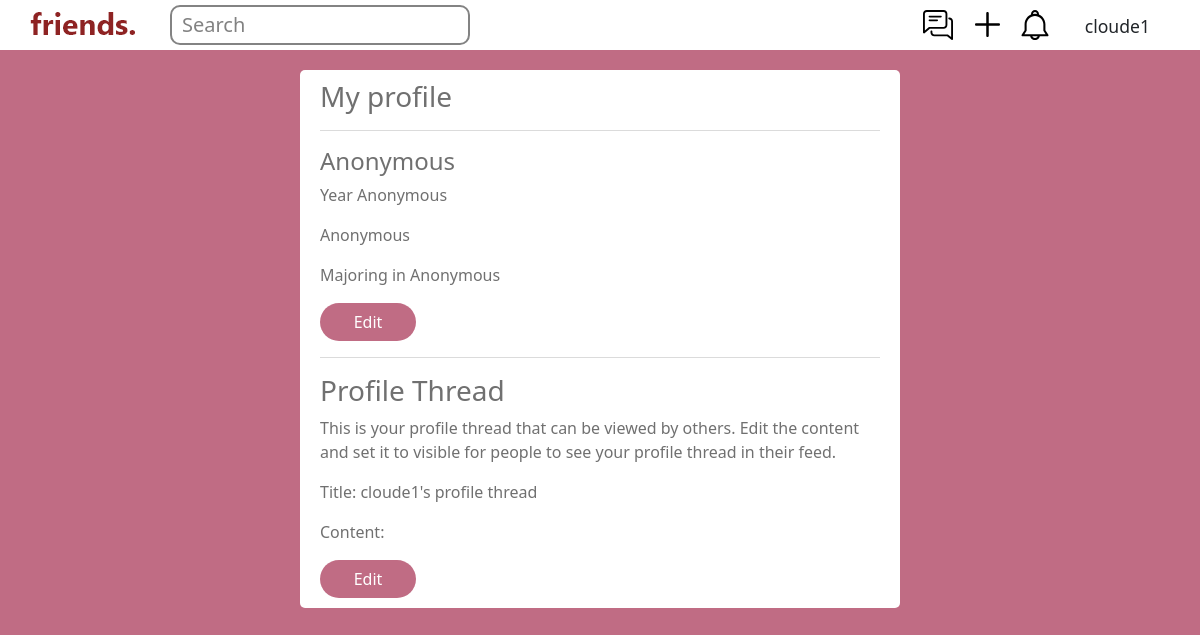
Before: /profile/1 (signed in) with the older database file.
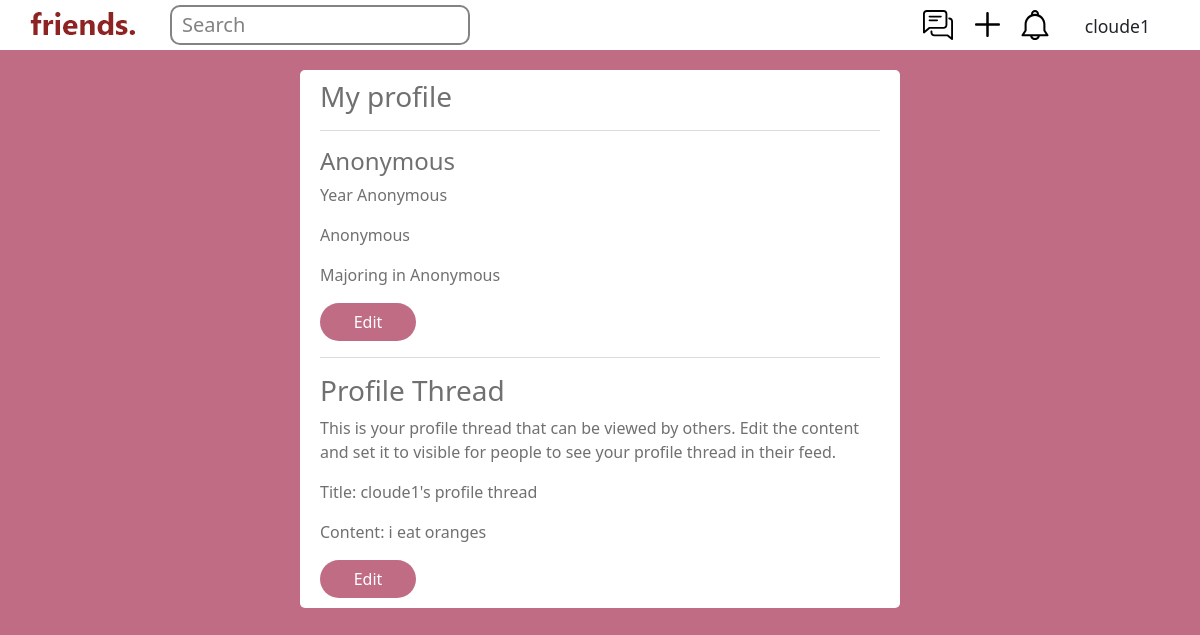
After: the same page with the newer database file.
### main/models.py (models this page shows, shortened)
class Thread(models.Model):
	LOCATION_CHOICES = (
		('General', 'General'),
		('COM','Computing'),
		('KR MRT', 'KR MRT'),
		('SCI','SCI'),
		('BIZ', 'BIZ'),
		('WTV', 'WTV')
	)
	user = models.ForeignKey(User, on_delete=models.CASCADE)
	title = models.CharField(max_length=100, default='', blank=True)
	content = models.CharField(max_length=1000, default='', blank=True)
	location = models.CharField(max_length=30, default='General', choices=LOCATION_CHOICES)
	tags = models.JSONField(default=list, null=True)
	created_at = models.DateTimeField(auto_now_add=True)
	viewable = models.BooleanField(default=True)
	is_temp = models.BooleanField(default=False)
	ttl = models.IntegerField(default=0, null=True)
	profile = models.OneToOneField(UserProfile, on_delete=models.CASCADE, null=True)
	KW_EXTRACTOR = yake.KeywordExtractor(lan="en", n=1, dedupLim=0.9, top=10, features=None)
	class Meta:
		unique_together = (("title", "content"),)

### main/views.py (the view, shortened to what this page needs)
# urls.py: path("profile/<int:id>", views.profile, name="profile"),
@login_required(login_url='/loginprompt')
def profile(response, id):
	this_userprofile = UserProfile.objects.get(id=id)
	is_curr_user = id == response.user.id
	return render(response, "main/profile.html", {"t":response.user.userprofile.thread,
		"this_userprofile":this_userprofile, "is_curr_user":is_curr_user})

### main/templates/main/profile.html (shortened to what this page needs)
{% extends 'main/base.html' %}
{% load static %}
{% block content %}
	<div class="center">
		<div class="requests">
			{% if is_curr_user %}
				<h3>My profile</h3>
				<hr>
				<div class="">
					<h4>{{user.userprofile.name}}</h4>
					<p>Year {{user.userprofile.year}}</p>
					<p>{{user.userprofile.faculty}}</p>
					<p>Majoring in {{user.userprofile.major}}</p>
				</div>
				<a href="/edit_profile">
			   		<button class="comment-btns-btn btn">Edit</button>
				</a>
			{% endif %}
			<hr>
			{% if is_curr_user %}
			<h3>Profile Thread</h3>
			<p>This is your profile thread that can be viewed by others. Edit the content
				and set it to visible for people to see your profile thread in their feed.</p>
			<p>Title: {{t.title}}</p>
			<p>Content: {{t.content}}</p>
			<a href="/edit_profile_thread">
		   		<button class="comment-btns-btn btn">Edit</button>
			</a>
			{% endif %}
		</div>
	</div>
{% endblock %}

Changed rows visible on the page:
changed Thread "cloude1's profile thread": content (not shown) → "i eat oranges"
